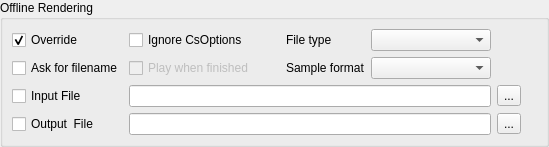
            <widget class="QGroupBox" name="groupBox">
             <property name="sizePolicy">
              <sizepolicy hsizetype="Preferred" vsizetype="Fixed">
               <horstretch>0</horstretch>
               <verstretch>0</verstretch>
              </sizepolicy>
             </property>
             <property name="title">
              <string>Offline Rendering</string>
             </property>
             <property name="alignment">
              <set>Qt::AlignmentFlag::AlignLeading</set>
             </property>
             <property name="flat">
              <bool>false</bool>
             </property>
             <layout class="QGridLayout" name="gridLayout_15">
              <property name="leftMargin">
               <number>9</number>
              </property>
              <property name="topMargin">
               <number>9</number>
              </property>
              <property name="rightMargin">
               <number>9</number>
              </property>
              <property name="bottomMargin">
               <number>9</number>
              </property>
              <property name="spacing">
               <number>6</number>
              </property>
              <item row="2" column="0" colspan="2">
               <layout class="QGridLayout" name="formatLayout">
                <property name="spacing">
                 <number>6</number>
                </property>
                <item row="6" column="0">
                 <widget class="QCheckBox" name="OutputFilenameCheckBox">
                  <property name="toolTip">
                   <string>Select the output file to render to</string>
                  </property>
                  <property name="styleSheet">
                   <string notr="true"/>
                  </property>
                  <property name="text">
                   <string>Output  File</string>
                  </property>
                 </widget>
                </item>
                <item row="1" column="4">
                 <widget class="QLabel" name="label_10">
                  <property name="text">
                   <string>Sample format</string>
                  </property>
                 </widget>
                </item>
                <item row="5" column="0">
                 <widget class="QCheckBox" name="InputFilenameCheckBox">
                  <property name="toolTip">
                   <string>Select an input file to simulate audio input in offline mode</string>
                  </property>
                  <property name="text">
                   <string>Input File</string>
                  </property>
                 </widget>
                </item>
                <item row="0" column="4">
                 <widget class="QLabel" name="label_9">
                  <property name="text">
                   <string>File type</string>
                  </property>
                 </widget>
                </item>
                <item row="1" column="0">
                 <widget class="QCheckBox" name="AskFilenameCheckBox">
                  <property name="toolTip">
                   <string>Ask for a filename when rendering offline</string>
                  </property>
                  <property name="text">
                   <string>Ask for filename</string>
                  </property>
                 </widget>
                </item>
                <item row="1" column="2">
                 <widget class="QCheckBox" name="FilePlayFinishedCheckBox">
                  <property name="enabled">
                   <bool>false</bool>
                  </property>
                  <property name="text">
                   <string>Play when finished</string>
                  </property>
                 </widget>
                </item>
                <item row="0" column="0">
                 <widget class="QCheckBox" name="FileUseOptionsCheckBox">
                  <property name="toolTip">
                   <string>&lt;html&gt;&lt;head/&gt;&lt;body&gt;&lt;p&gt;Override setting in the orchestra with the values below. If &amp;quot;Ignore CsOptions&amp;quot; is not checked, settings are merged and options set here take override any setting within the CsOptions tag in the .csd file&lt;/p&gt;&lt;/body&gt;&lt;/html&gt;</string>
                  </property>
                  <property name="text">
                   <string>Override</string>
                  </property>
                  <property name="checked">
                   <bool>true</bool>
                  </property>
                 </widget>
                </item>
                <item row="0" column="2">
                 <widget class="QCheckBox" name="FileOverrideCheckBox">
                  <property name="toolTip">
                   <string>Ignore options set in the orchestra when rendering offline</string>
                  </property>
                  <property name="text">
                   <string>Ignore CsOptions</string>
                  </property>
                 </widget>
                </item>
                <item row="0" column="3">
                 <spacer name="horizontalSpacer_4">
                  <property name="orientation">
                   <enum>Qt::Orientation::Horizontal</enum>
                  </property>
                  <property name="sizeType">
                   <enum>QSizePolicy::Policy::Fixed</enum>
                  </property>
                  <property name="sizeHint" stdset="0">
                   <size>
                    <width>20</width>
                    <height>20</height>
                   </size>
                  </property>
                 </spacer>
                </item>
                <item row="1" column="5" colspan="2">
                 <widget class="QComboBox" name="FileFormatComboBox">
                  <property name="minimumSize">
                   <size>
                    <width>120</width>
                    <height>0</height>
                   </size>
                  </property>
                  <property name="toolTip">
                   <string>Sample format for offline rendering</string>
                  </property>
                 </widget>
                </item>
                <item row="0" column="5" colspan="2">
                 <widget class="QComboBox" name="FileTypeComboBox">
                  <property name="toolTip">
                   <string>File type for offline rendering</string>
                  </property>
                 </widget>
                </item>
                <item row="1" column="7">
                 <spacer name="horizontalSpacer">
                  <property name="orientation">
                   <enum>Qt::Orientation::Horizontal</enum>
                  </property>
                  <property name="sizeHint" stdset="0">
                   <size>
                    <width>40</width>
                    <height>20</height>
                   </size>
                  </property>
                 </spacer>
                </item>
                <item row="5" column="7">
                 <widget class="QToolButton" name="inputFilenameToolButton">
                  <property name="text">
                   <string>...</string>
                  </property>
                 </widget>
                </item>
                <item row="6" column="7">
                 <widget class="QToolButton" name="outputFilenameToolButton">
                  <property name="text">
                   <string>...</string>
                  </property>
                 </widget>
                </item>
                <item row="5" column="2" colspan="5">
                 <widget class="QLineEdit" name="InputFilenameLineEdit">
                  <property name="toolTip">
                   <string>Select an input file to simulate audio input in offline mode</string>
                  </property>
                 </widget>
                </item>
                <item row="6" column="2" colspan="5">
                 <widget class="QLineEdit" name="OutputFilenameLineEdit">
                  <property name="toolTip">
                   <string>Select the output file to render to</string>
                  </property>
                 </widget>
                </item>
               </layout>
              </item>
             </layout>
            </widget>
